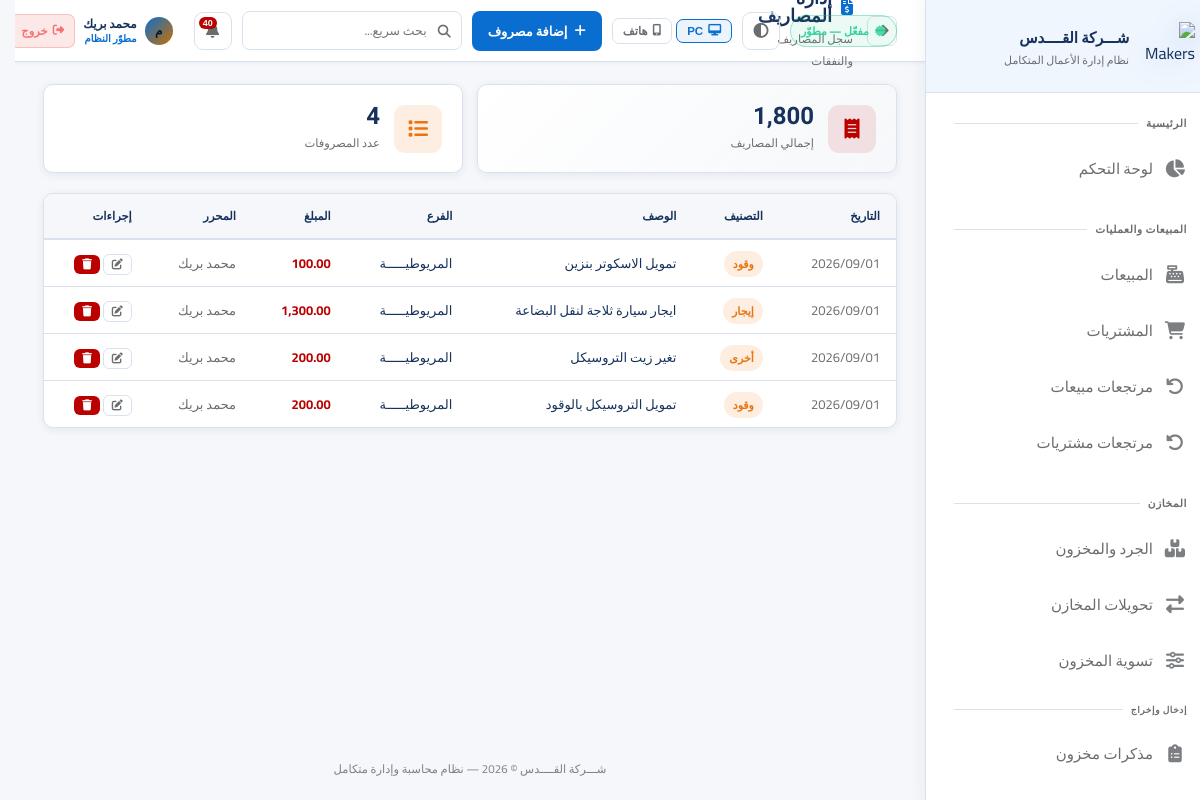
/expenses (signed in), run on the app's committed database.
### app.py (models this page shows, shortened)
class AppSetting(db.Model):
    id = db.Column(db.Integer, primary_key=True)
    key = db.Column(db.String(80), unique=True, nullable=False)
    value = db.Column(db.Text)

class User(UserMixin, db.Model):
    id = db.Column(db.Integer, primary_key=True)
    username = db.Column(db.String(80), unique=True, nullable=False)
    password_hash = db.Column(db.String(256))
    full_name = db.Column(db.String(120))
    role = db.Column(db.String(20), default='user')  # developer, admin, manager, user
    branch_id = db.Column(db.Integer, db.ForeignKey('branch.id'))
    is_active = db.Column(db.Boolean, default=True)
    created_at = db.Column(db.DateTime, default=datetime.utcnow)
    last_seen = db.Column(db.DateTime, nullable=True)
    last_ip = db.Column(db.String(64), nullable=True)
    last_user_agent = db.Column(db.String(256), nullable=True)
    permissions = db.Column(db.Text)  # JSON list of permission keys; empty = استخدام صلاحيات الدور

class Expense(db.Model):
    id = db.Column(db.Integer, primary_key=True)
    date = db.Column(db.DateTime, default=datetime.utcnow)
    category = db.Column(db.String(100))
    description = db.Column(db.Text)
    amount = db.Column(db.Float)
    branch_id = db.Column(db.Integer, db.ForeignKey('branch.id'))
    user_id = db.Column(db.Integer, db.ForeignKey('user.id'))
    user = db.relationship('User')
    branch = db.relationship('Branch')

class Branch(db.Model):
    id = db.Column(db.Integer, primary_key=True)
    name = db.Column(db.String(100), nullable=False)
    address = db.Column(db.String(200))
    phone = db.Column(db.String(20))
    is_active = db.Column(db.Boolean, default=True)
    users = db.relationship('User', backref='branch', lazy=True)
    warehouses = db.relationship('Warehouse', backref='branch', lazy=True)

### app.py (the view)
@app.route('/expenses')
@login_required
def expenses():
    expenses = Expense.query.order_by(Expense.date.desc()).all()
    return render_template('expenses.html', expenses=expenses)

### templates/expenses.html (shortened to what this page needs)
{% extends 'base.html' %}
{% set block_icon = 'fas fa-file-invoice-dollar' %}
{% block breadcrumb %}سجل المصاريف والنفقات{% endblock %}
{% block topbar_actions %}<a href="{{ url_for('add_expense') }}" class="btn btn-primary"><i class="fas fa-plus"></i> إضافة مصروف</a>{% endblock %}
{% block content %}
{% set total = expenses | sum(attribute='amount') %}
<div class="stats-grid" style="margin-bottom:20px;">
    <div class="stat-card">
        <div class="stat-icon red"><i class="fas fa-receipt"></i></div>
        <div>
            <div class="stat-value">{{ "{:,.0f}".format(total) }}</div>
            <div class="stat-label">إجمالي المصاريف</div>
        </div>
    </div>
    <div class="stat-card">
        <div class="stat-icon gold"><i class="fas fa-list"></i></div>
        <div>
            <div class="stat-value">{{ expenses|length }}</div>
            <div class="stat-label">عدد المصروفات</div>
        </div>
    </div>
</div>
<div class="card">
    <div class="table-container"><table>
        <thead><tr><th>التاريخ</th><th>التصنيف</th><th>الوصف</th><th>الفرع</th><th>المبلغ</th><th>المحرر</th><th>إجراءات</th></tr></thead>
        <tbody>
            {% for e in expenses %}
            <tr>
                <td style="color:var(--text-muted);">{{ e.date.strftime('%Y/%m/%d') }}</td>
                <td><span class="badge badge-warning">{{ e.category }}</span></td>
                <td>{{ e.description or '—' }}</td>
                <td>{{ e.branch.name if e.branch else '—' }}</td>
                <td style="font-weight:700;color:var(--danger);">{{ "{:,.2f}".format(e.amount) }}</td>
                <td style="color:var(--text-muted);">{{ e.user.full_name if e.user else '—' }}</td>
                <td style="white-space:nowrap;">
                    <a href="{{ url_for('edit_expense', id=e.id) }}" class="btn btn-outline btn-xs" title="تعديل"><i class="fas fa-edit"></i></a>
                    {% if can('record_delete') %}
                    <form method="POST" action="{{ url_for('delete_expense', id=e.id) }}" style="display:inline;" onsubmit="return confirm('حذف هذا المصروف؟');">
                        <button type="submit" class="btn btn-danger btn-xs" title="حذف"><i class="fas fa-trash"></i></button>
                    </form>
                    {% endif %}
                </td>
            </tr>
            {% else %}
            <tr><td colspan="7"><div class="empty-state"><i class="fas fa-receipt"></i><h3>لا توجد مصاريف مسجلة</h3></div></td></tr>
            {% endfor %}
        </tbody>
    </table></div>
</div>
{% endblock %}

### templates/base.html (shortened to what this page needs)
<!DOCTYPE html>
<html lang="ar" dir="rtl" data-theme="fiori" data-layout-default="{{ layout_max_width | default('1400px') }}">
<head>
    <link rel="stylesheet" href="https://cdnjs.cloudflare.com/ajax/libs/font-awesome/6.5.0/css/all.min.css">
    <link rel="stylesheet" href="{{ url_for('static', filename='css/style.css') }}">
</head>
<body>
<aside class="sidebar sidebar-enterprise" id="sidebar">
    <div class="sidebar-logo">
        <div class="logo-icon">
            <img src="{{ url_for('static', filename='img/logo-makers-erp-3d.png') }}" alt="Makers ERP">
        </div>
        <div class="logo-text">
            <div class="name">{{ app_brand_title | default('Silsal POS') }}</div>
            <div class="sub">نظام إدارة الأعمال المتكامل</div>
        </div>
    </div>
    <nav class="sidebar-nav" id="sidebarNav" style="display:flex;flex-direction:column;padding-bottom:8px;">
        <div class="nav-section">
            <div class="nav-label">الرئيسية</div>
            {% if can('dashboard') %}
            <a href="{{ url_for('dashboard') }}" class="nav-link {% if request.endpoint=='dashboard' %}active{% endif %}">
                <i class="fas fa-chart-pie"></i><span class="label">لوحة التحكم</span>
            </a>
            {% endif %}
        </div>
        {% if can('sales') or can('purchases') or can('returns') %}
        <div class="nav-section">
            <div class="nav-label">المبيعات والعمليات</div>
            {% if can('sales') %}
            <a href="{{ url_for('sales') }}" class="nav-link {% if 'sale' in (request.endpoint or '') and 'return' not in (request.endpoint or '') and 'report' not in (request.endpoint or '') %}active{% endif %}">
                <i class="fas fa-cash-register"></i><span class="label">المبيعات</span>
            </a>
            {% endif %}
            {% if can('purchases') %}
            <a href="{{ url_for('purchases') }}" class="nav-link {% if 'purchase' in (request.endpoint or '') and 'return' not in (request.endpoint or '') and 'report' not in (request.endpoint or '') %}active{% endif %}">
                <i class="fas fa-shopping-cart"></i><span class="label">المشتريات</span>
            </a>
            {% endif %}
            {% if can('returns') %}
            <a href="{{ url_for('sale_returns') }}" class="nav-link {% if request.endpoint in ['sale_returns','new_sale_return'] %}active{% endif %}">
                <i class="fas fa-undo"></i><span class="label">مرتجعات مبيعات</span>
            </a>
            <a href="{{ url_for('purchase_returns') }}" class="nav-link {% if request.endpoint in ['purchase_returns','new_purchase_return'] %}active{% endif %}">
                <i class="fas fa-undo-alt"></i><span class="label">مرتجعات مشتريات</span>
            </a>
            {% endif %}
        </div>
        {% endif %}
        {% if can('inventory') or can('transfers') or can('adjust_stock') %}
        <div class="nav-section">
            <div class="nav-label">المخازن</div>
            {% if can('inventory') %}
            <a href="{{ url_for('inventory') }}" class="nav-link {% if request.endpoint=='inventory' %}active{% endif %}">
                <i class="fas fa-boxes"></i><span class="label">الجرد والمخزون</span>
            </a>
            {% endif %}
            {% if can('transfers') %}
            <a href="{{ url_for('transfers') }}" class="nav-link {% if 'transfer' in (request.endpoint or '') %}active{% endif %}">
                <i class="fas fa-exchange-alt"></i><span class="label">تحويلات المخازن</span>
            </a>
            {% endif %}
            {% if can('adjust_stock') %}
            <a href="{{ url_for('adjust_stock') }}" class="nav-link {% if request.endpoint=='adjust_stock' %}active{% endif %}">
                <i class="fas fa-sliders-h"></i><span class="label">تسوية المخزون</span>
            </a>
            {% endif %}
            {% if can('inventory') %}
            <div class="nav-label" style="padding-top:10px;font-size:9px;">إدخال وإخراج</div>
            <a href="{{ url_for('inventory_memos_list') }}" class="nav-link ">
                <i class="fas fa-clipboard-list"></i><span class="label">مذكرات مخزون</span>
            </a>
            {% endif %}
        </div>
        {% endif %}
        {% if can('customers') or can('suppliers') or can('employees') %}
        <div class="nav-section">
        </div>
        {% endif %}
    </nav>
</aside>
<main class="main-content">
    <div class="topbar">
        <div style="display:flex;align-items:center;gap:14px;">
            <button type="button" onclick="history.back()" class="icon-btn" title="رجوع" style="font-size:15px;flex-shrink:0;"><i class="fas fa-arrow-right"></i></button>
            <div>
                <div class="page-title"><i class="{{ block_icon | default('fas fa-home') }}"></i>{% block page_title %}الرئيسية{% endblock %}</div>
                <div class="breadcrumb">{% block breadcrumb %}{{ app_brand_title }}{% endblock %}</div>
            </div>
        </div>
        <div class="topbar-right">
            {% if subscription_status %}
            <span class="sub-pill {% if subscription_status.kind in ('developer','permanent') %}ok{% elif subscription_status.kind in ('expired','none') %}bad{% else %}warn{% endif %}" title="حالة الاشتراك / الترخيص">
                <i class="fas fa-certificate" style="margin-left:6px;opacity:.85;"></i>{{ subscription_status.line }}
            </span>
            {% endif %}
            <button type="button" class="theme-toggle" onclick="erpToggleTheme()" title="تبديل الثيم (Fiori / فاتح / داكن)"><i class="fas fa-adjust"></i></button>
            <div class="erp-device-layout-tools" style="display:flex;align-items:center;gap:4px;flex-shrink:0;" title="وضع العرض — يُحفظ على هذا الجهاز فقط">
                <button type="button" id="btnLayoutPC" onclick="erpSetLayout('pc')" title="عرض PC"
                    style="display:flex;align-items:center;gap:5px;padding:5px 10px;border-radius:7px;font-size:11.5px;font-weight:700;
                           border:1px solid var(--border);background:transparent;color:var(--text-muted);cursor:pointer;transition:all .18s;">
                    <i class="fas fa-desktop"></i> PC
                </button>
                <button type="button" id="btnLayoutPhone" onclick="erpSetLayout('phone')" title="عرض هاتف"
                    style="display:flex;align-items:center;gap:5px;padding:5px 10px;border-radius:7px;font-size:11.5px;font-weight:700;
                           border:1px solid var(--border);background:transparent;color:var(--text-muted);cursor:pointer;transition:all .18s;">
                    <i class="fas fa-mobile-alt"></i> هاتف
                </button>
            </div>
            {% block topbar_actions %}{% endblock %}
            <div style="position:relative;" id="globalSearchWrapper">
                <div style="position:relative;">
                    <i class="fas fa-search" style="position:absolute;right:11px;top:50%;transform:translateY(-50%);color:var(--text-muted);font-size:13px;pointer-events:none;"></i>
                    <input type="text" id="globalSearchInput" placeholder="بحث سريع..." autocomplete="off"
                        style="width:220px;padding:7px 34px 7px 12px;background:rgba(255,255,255,.04);border:1px solid var(--border);
                               border-radius:8px;color:var(--text);font-family:Cairo,sans-serif;font-size:12.5px;transition:all .2s;"
                        onfocus="this.style.borderColor='var(--accent)';this.style.width='280px'"
                        onblur="setTimeout(()=>{this.style.borderColor='';this.style.width='220px';closeGlobalSearch()},200)">
                </div>
            </div>
            <div style="position:relative;" id="notifWrapper">
                <button class="notif-btn" onclick="toggleNotif()" title="الإشعارات">
                    <i class="fas fa-bell"></i>
                    <span class="notif-count" id="notifCount"></span>
                </button>
            </div>
            <div style="display:flex;align-items:center;gap:8px;padding:4px 10px;border-radius:10px;
                        background:rgba(255,255,255,.05);border:1px solid rgba(255,255,255,.09);
                        backdrop-filter:blur(12px);-webkit-backdrop-filter:blur(12px);flex-shrink:0;">
                <div style="width:28px;height:28px;border-radius:50%;background:linear-gradient(135deg,var(--accent),#c97000);
                            display:flex;align-items:center;justify-content:center;font-size:12px;font-weight:800;color:#0f1422;flex-shrink:0;">
                </div>
                <div style="line-height:1.3;min-width:0;">
                    <div style="font-size:12px;font-weight:700;color:var(--text);white-space:nowrap;overflow:hidden;text-overflow:ellipsis;max-width:100px;">
                        {{ current_user.full_name or current_user.username }}
                    </div>
                    <div style="font-size:10px;color:var(--accent);font-weight:600;">
                        {% if current_user.role=='developer' %}مطوّر النظام
                        {% elif current_user.role=='admin' %}مدير النظام
                        {% elif current_user.role=='manager' %}مشرف
                        {% else %}مستخدم{% endif %}
                    </div>
                </div>
                <a href="{{ url_for('logout') }}" title="تسجيل الخروج"
                   style="display:flex;align-items:center;gap:5px;padding:5px 10px;border-radius:7px;
                          background:rgba(239,68,68,.12);border:1px solid rgba(239,68,68,.25);
                          color:#f87171;font-size:11.5px;font-weight:700;text-decoration:none;white-space:nowrap;
                          transition:all .18s;flex-shrink:0;"
                   onmouseover="this.style.background='rgba(239,68,68,.22)';this.style.borderColor='rgba(239,68,68,.5)'"
                   onmouseout="this.style.background='rgba(239,68,68,.12)';this.style.borderColor='rgba(239,68,68,.25)'">
                    <i class="fas fa-sign-out-alt"></i> خروج
                </a>
            </div>
        </div>
    </div>
    <div class="content fade-in">
        {% block content %}{% endblock %}
    </div>
    <div class="app-footer-note">{{ app_brand_title }} © 2026 — نظام محاسبة وإدارة متكامل</div>
</main>
</body>
</html>

### data on the page
AppSetting: value "شـــركة القــــدس"
User: full_name "محمد بريك"
Expense: date "2026/09/01", category "وقود", description "تمويل الاسكوتر بنزين", branch "المريوطيـــــة", amount "100.00", user "محمد بريك"
Expense: date "2026/09/01", category "إيجار", description "ايجار سيارة ثلاجة لنقل البضاعة", branch "المريوطيـــــة", amount "1,300.00", user "محمد بريك"
Expense: date "2026/09/01", category "أخرى", description "تغير زيت التروسيكل", branch "المريوطيـــــة", amount "200.00", user "محمد بريك"
Expense: date "2026/09/01", category "وقود", description "تمويل التروسيكل بالوقود", branch "المريوطيـــــة", amount "200.00", user "محمد بريك"

### other printed values
{{ subscription_status.line }} "مفعّل — مطوّر"
{{ "{:,.0f}".format(total) }} "1,800"
